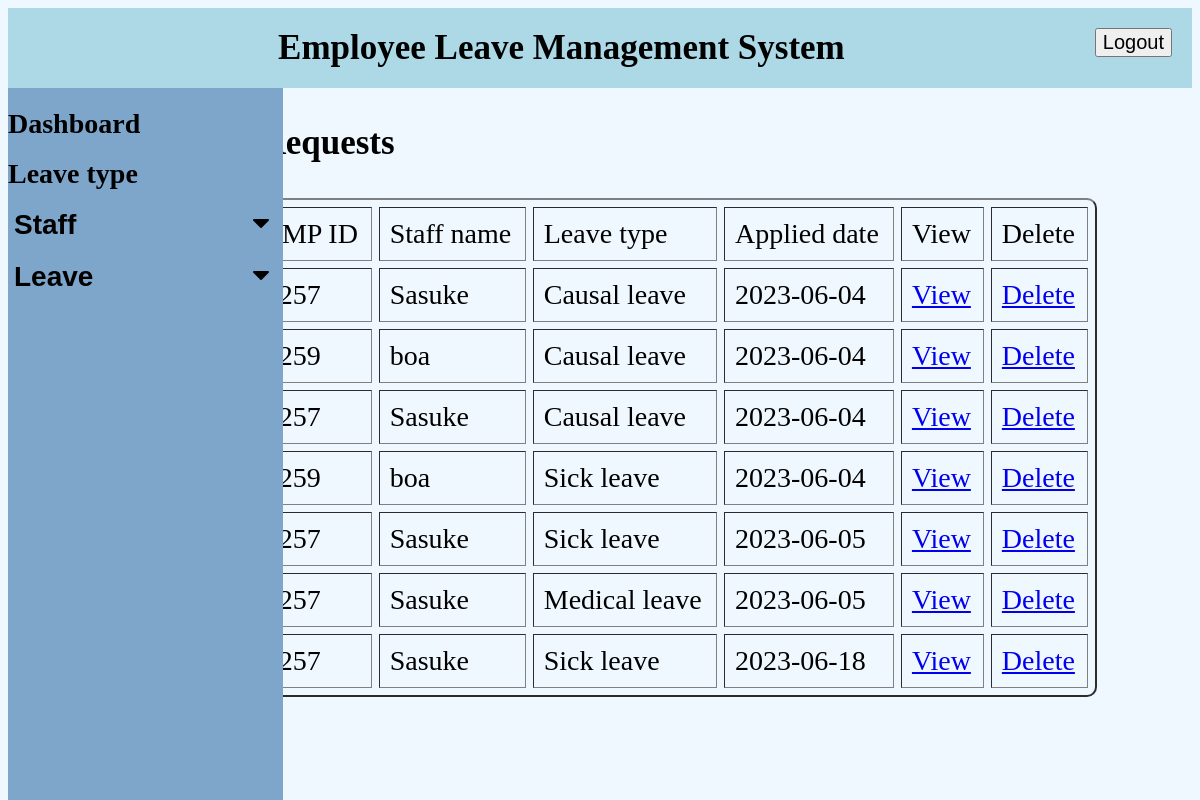
The app's page /manager/manager/newrequest.php with its own data.
### tables this page shows
CREATE TABLE `leaves` (
  `ID` int(11) NOT NULL,
  `Leave_type` char(50) NOT NULL,
  `Applied_date` date NOT NULL,
  `Start_date` date NOT NULL,
  `End_date` date NOT NULL,
  `No_of_days` int(11) NOT NULL,
  `Description` varchar(255) NOT NULL,
  `Status` char(20) NOT NULL,
  `emp_id` int(11) DEFAULT NULL
);

CREATE TABLE `employees` (
  `emp_id` int(11) NOT NULL,
  `Firstname` char(20) NOT NULL,
  `Lastname` char(20) NOT NULL,
  `Email` varchar(50) NOT NULL,
  `Password` varchar(30) NOT NULL,
  `Address` varchar(50) NOT NULL,
  `Gender` char(10) NOT NULL,
  `DOB` date NOT NULL,
  `Phone` bigint(20) NOT NULL
);

### manager/manager/newrequest.php (the view, shortened to what this page needs)
<?php
include('connection.php');
?>
<html>
    <head>
        <link rel="stylesheet" href="https://cdnjs.cloudflare.com/ajax/libs/font-awesome/4.7.0/css/font-awesome.min.css">
        <link rel ="stylesheet" href="mstyle.css">
    </head>
<body>
    <nav>Employee Leave Management System
      <button  class="drop" onclick="window.location.href='logout.php';">Logout
    </button>
    </nav>
    <div class="sidenav">
        <a href ="managerdashboard.php">Dashboard</a><br>
        <a href ="leavetype.php">Leave type</a><br>
        <button class="dropdown-btn">Staff
            <i class="fa fa-caret-down"></i>
        </button>
        <br>
        <button class="dropdown-btn">Leave
            <i class="fa fa-caret-down"></i>
        </button>
        <br>
    </div>
    <div class="manage">
    <h3>New Requests</h3>
</div>
<?php
$result = mysqli_query($con,"SELECT * FROM leaves");
if (mysqli_num_rows($result) > 0){?>
<form action="viewrequest.php" method="POST">
<div class="table-content-request">
    <table border = "2" cellpadding = "10px" cellspacing="7px" width = "90%">
          <tr>
            <td>EMP ID</td>
            <td>Staff name</td>
            <td>Leave type</td>
            <td>Applied date</td>
            <td>View </td>
            <td>Delete</td>
          </tr>
          <?php
                while($row = mysqli_fetch_array($result)) {
                ?>
          <tr>
            <td><?php echo $row["emp_id" ]; ?></td>
            <?php
            $result1 = mysqli_query($con,"SELECT * FROM employees where emp_id='". $row['emp_id']."'");
            $row1 = mysqli_fetch_array($result1);
            ?>
            <td><?php echo $row1['Firstname']; ?></td>
            <td><?php echo $row["Leave_type" ]; ?></td>
            <td><?php echo $row["Applied_date" ]; ?></td>
            <td><a href="viewrequest.php?id=<?php echo $row["ID"]; ?>">View</a></td>
            <td><a href="#?id=<?php echo $row["ID"]; ?>">Delete</a></td>
        </tr>
            <?php
                }
                ?>
  <?php
}
?>
</table>
</body>
</html>

### manager/manager/mstyle.css (style rules this page uses)
body { background-color: aliceblue; }
nav { background-color: lightblue; font-size: 35px; padding: 20px; font-weight: bolder; text-align: center; }
.sidenav { height: 100%; width: 275px; position: fixed; background-color: rgb(126, 166, 202); padding-top: 20px; }
.sidenav a, .dropdown-btn { padding: 6px,8px,6px,16px; text-decoration: none; font-size: 28px; font-weight: bold; color: black; width:100% ; text-align: left; padding-left: px; display: block; cursor: pointer; background-color: rgb(126, 166, 202); border: none; }
.fa-caret-down { float: right; padding-right: 8px; }
.drop { float: right; }
button { font-size: 20px; }
.manage { margin-left: 15%; }
table { border-radius: 10px; }
h3 { font-size: 35px; }
td { font-size: 28px; }
.table-content-request { margin-left: 20%; }

### records on screen
leaves: emp "1257", emp.Firstname "Sasuke", Leave_type "Causal leave", Applied_date "2023-06-04"
leaves: emp "1259", emp.Firstname "boa", Leave_type "Causal leave", Applied_date "2023-06-04"
leaves: emp "1257", emp.Firstname "Sasuke", Leave_type "Causal leave", Applied_date "2023-06-04"
leaves: emp "1259", emp.Firstname "boa", Leave_type "Sick leave", Applied_date "2023-06-04"
leaves: emp "1257", emp.Firstname "Sasuke", Leave_type "Sick leave", Applied_date "2023-06-05"
leaves: emp "1257", emp.Firstname "Sasuke", Leave_type "Medical leave", Applied_date "2023-06-05"
leaves: emp "1257", emp.Firstname "Sasuke", Leave_type "Sick leave", Applied_date "2023-06-18"
